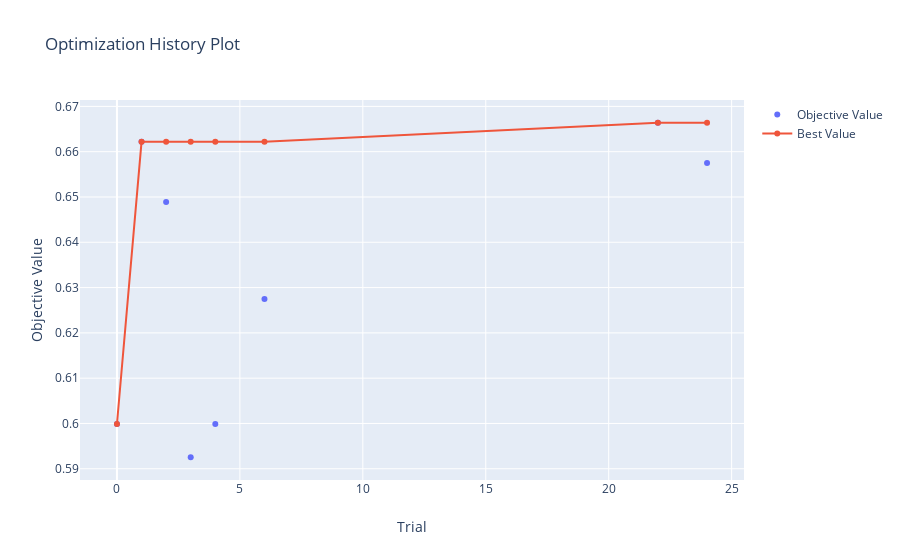

The code cell stored with this chart in its notebook:
### Code cell
optuna.visualization.plot_optimization_history(study)
# tpe_50_trials_w_pruning_opt_history
# nsga_50_trials_w_pruning_opt_history
# pso_50_trials_w_pruning_opt_history
# harmony_50_trials_w_pruning_opt_history
# siman_50_trials_w_pruning_opt_history
# rnd_50_trials_w_pruning_opt_history

### Figure 1 — Plotly figure (JSON) as saved in the notebook; plotly's stock layout.template omitted (floating-point values rounded to 4 significant figures)
{"data": [{"mode": "markers", "name": "Objective Value", "type": "scatter", "x": [0, 1, 2, 3, 4, 6, 22, 24], "y": [0.5999, 0.6622, 0.6489, 0.5925, 0.5999, 0.6275, 0.6664, 0.6575]}, {"name": "Best Value", "type": "scatter", "x": [0, 1, 2, 3, 4, 6, 22, 24], "y": [0.5999, 0.6622, 0.6622, 0.6622, 0.6622, 0.6622, 0.6664, 0.6664]}], "layout": {"title": {"text": "Optimization History Plot"}, "xaxis": {"title": {"text": "Trial"}}, "yaxis": {"title": {"text": "Objective Value"}}}}
